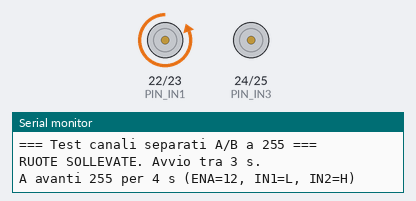
Recording of a sketch running on a simulated Arduino Mega 2560, built with avr-gcc and run on an emulated ATmega2560. On the bench: motor-driver pin pairs drawn as motors (green arrow = first pin HIGH = forward, orange = second pin HIGH = backward, longer = more drive, scaled by the enable pin), the last lines printed to the serial monitor.

Above: at 3.4 s.
At 9.4 s:
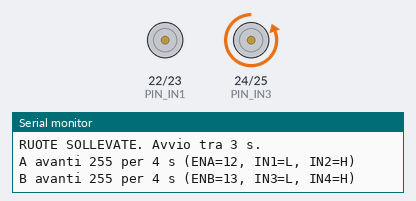
At 15.4 s:
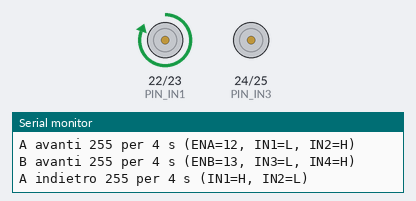
At 25.4 s:
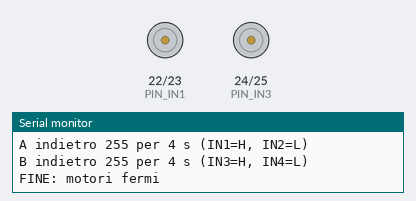
Timing chart, 0 to 26.9 s (numbered marks = the images above):
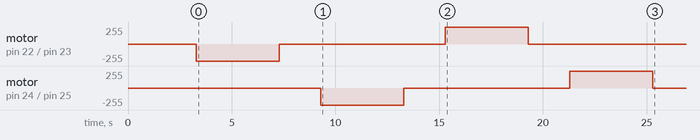

The sketch:

pwm_channel_test.ino
```cpp
/*
  Robocup2027HandOn - test di banco: canali A e B separati a PWM 255
  Arduino Mega 2560 + L298N

  RUOTE SOLLEVATE. Il test parte 3 s dopo il reset e non richiede comandi.

  Sequenza:
    A avanti 255 per 4 s, stop 2 s
    B avanti 255 per 4 s, stop 2 s
    A indietro 255 per 4 s, stop 2 s
    B indietro 255 per 4 s, stop finale

  Mappa:
    ENA=12 IN1=22 IN2=23  (canale A, atteso ruota destra)
    ENB=13 IN3=24 IN4=25  (canale B, attesa ruota sinistra)
*/

const uint8_t PIN_ENA = 12;
const uint8_t PIN_ENB = 13;
const uint8_t PIN_IN1 = 22;
const uint8_t PIN_IN2 = 23;
const uint8_t PIN_IN3 = 24;
const uint8_t PIN_IN4 = 25;

const uint8_t TEST_PWM = 255;
const unsigned long HOLD_MS = 4000;
const unsigned long PAUSE_MS = 2000;

void stopMotors() {
  analogWrite(PIN_ENA, 0);
  analogWrite(PIN_ENB, 0);
  digitalWrite(PIN_IN1, LOW);
  digitalWrite(PIN_IN2, LOW);
  digitalWrite(PIN_IN3, LOW);
  digitalWrite(PIN_IN4, LOW);
}

void channelAForward() {
  digitalWrite(PIN_IN1, LOW);
  digitalWrite(PIN_IN2, HIGH);
  analogWrite(PIN_ENA, TEST_PWM);
}

void channelABackward() {
  digitalWrite(PIN_IN1, HIGH);
  digitalWrite(PIN_IN2, LOW);
  analogWrite(PIN_ENA, TEST_PWM);
}

void channelBForward() {
  digitalWrite(PIN_IN3, LOW);
  digitalWrite(PIN_IN4, HIGH);
  analogWrite(PIN_ENB, TEST_PWM);
}

void channelBBackward() {
  digitalWrite(PIN_IN3, HIGH);
  digitalWrite(PIN_IN4, LOW);
  analogWrite(PIN_ENB, TEST_PWM);
}

void setup() {
  pinMode(PIN_ENA, OUTPUT);
  pinMode(PIN_ENB, OUTPUT);
  pinMode(PIN_IN1, OUTPUT);
  pinMode(PIN_IN2, OUTPUT);
  pinMode(PIN_IN3, OUTPUT);
  pinMode(PIN_IN4, OUTPUT);

  stopMotors();
  Serial.begin(115200);
  delay(300);

  Serial.println(F("=== Test canali separati A/B a 255 ==="));
  Serial.println(F("RUOTE SOLLEVATE. Avvio tra 3 s."));
  delay(3000);

  Serial.println(F("A avanti 255 per 4 s (ENA=12, IN1=L, IN2=H)"));
  channelAForward();
  delay(HOLD_MS);
  stopMotors();
  delay(PAUSE_MS);

  Serial.println(F("B avanti 255 per 4 s (ENB=13, IN3=L, IN4=H)"));
  channelBForward();
  delay(HOLD_MS);
  stopMotors();
  delay(PAUSE_MS);

  Serial.println(F("A indietro 255 per 4 s (IN1=H, IN2=L)"));
  channelABackward();
  delay(HOLD_MS);
  stopMotors();
  delay(PAUSE_MS);

  Serial.println(F("B indietro 255 per 4 s (IN3=H, IN4=L)"));
  channelBBackward();
  delay(HOLD_MS);
  stopMotors();

  Serial.println(F("FINE: motori fermi"));
}

void loop() {
}
```
